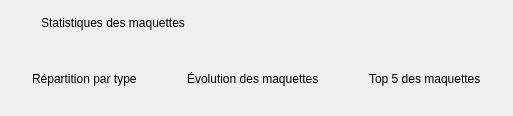
                  <widget class="QFrame" name="carteStats">
                   <property name="role" stdset="0">
                    <string>carte</string>
                   </property>
                   <layout class="QVBoxLayout" name="layoutCarteStats">
                    <property name="leftMargin">
                     <number>0</number>
                    </property>
                    <property name="topMargin">
                     <number>0</number>
                    </property>
                    <property name="rightMargin">
                     <number>0</number>
                    </property>
                    <property name="bottomMargin">
                     <number>0</number>
                    </property>
                    <property name="spacing">
                     <number>0</number>
                    </property>
                    <item>
                     <widget class="QFrame" name="enteteStats">
                      <property name="role" stdset="0">
                       <string>entete</string>
                      </property>
                      <property name="minimumSize">
                       <size>
                        <width>0</width>
                        <height>46</height>
                       </size>
                      </property>
                      <property name="maximumSize">
                       <size>
                        <width>16777215</width>
                        <height>46</height>
                       </size>
                      </property>
                      <layout class="QHBoxLayout" name="layoutEnteteStats">
                       <property name="leftMargin">
                        <number>20</number>
                       </property>
                       <property name="topMargin">
                        <number>0</number>
                       </property>
                       <property name="rightMargin">
                        <number>14</number>
                       </property>
                       <property name="bottomMargin">
                        <number>0</number>
                       </property>
                       <property name="spacing">
                        <number>14</number>
                       </property>
                       <item>
                        <widget class="QLabel" name="iconeStats">
                         <property name="text">
                          <string/>
                         </property>
                        </widget>
                       </item>
                       <item>
                        <widget class="QLabel" name="titreStats">
                         <property name="text">
                          <string>Statistiques des maquettes</string>
                         </property>
                         <property name="role" stdset="0">
                          <string>titreCarte</string>
                         </property>
                        </widget>
                       </item>
                       <item>
                        <spacer name="spacerEnteteStats">
                         <property name="orientation">
                          <enum>Qt::Horizontal</enum>
                         </property>
                         <property name="sizeHint" stdset="0">
                          <size>
                           <width>20</width>
                           <height>20</height>
                          </size>
                         </property>
                        </spacer>
                       </item>
                      </layout>
                     </widget>
                    </item>
                    <item>
                     <widget class="QWidget" name="corpsStats">
                      <property name="role" stdset="0">
                       <string>corps</string>
                      </property>
                      <layout class="QHBoxLayout" name="layoutCorpsStats" stretch="37,41,38">
                       <property name="leftMargin">
                        <number>16</number>
                       </property>
                       <property name="topMargin">
                        <number>14</number>
                       </property>
                       <property name="rightMargin">
                        <number>16</number>
                       </property>
                       <property name="bottomMargin">
                        <number>14</number>
                       </property>
                       <property name="spacing">
                        <number>18</number>
                       </property>
                       <item>
                        <widget class="QFrame" name="blocType">
                         <property name="role" stdset="0">
                          <string>blocStat</string>
                         </property>
                         <layout class="QVBoxLayout" name="layout_blocType">
                          <property name="leftMargin">
                           <number>16</number>
                          </property>
                          <property name="topMargin">
                           <number>12</number>
                          </property>
                          <property name="rightMargin">
                           <number>16</number>
                          </property>
                          <property name="bottomMargin">
                           <number>10</number>
                          </property>
                          <item>
                           <widget class="QLabel" name="titre_blocType">
                            <property name="text">
                             <string>Répartition par type</string>
                            </property>
                            <property name="role" stdset="0">
                             <string>titreStat</string>
                            </property>
                           </widget>
                          </item>
                          <item>
                           <widget class="DonutChart" name="chartType"/>
                          </item>
                         </layout>
                        </widget>
                       </item>
                       <item>
                        <widget class="QFrame" name="blocEvolution">
                         <property name="role" stdset="0">
                          <string>blocStat</string>
                         </property>
                         <layout class="QVBoxLayout" name="layout_blocEvolution">
                          <property name="leftMargin">
                           <number>16</number>
                          </property>
                          <property name="topMargin">
                           <number>12</number>
                          </property>
                          <property name="rightMargin">
                           <number>16</number>
                          </property>
                          <property name="bottomMargin">
                           <number>10</number>
                          </property>
                          <item>
                           <widget class="QLabel" name="titre_blocEvolution">
                            <property name="text">
                             <string>Évolution des maquettes</string>
                            </property>
                            <property name="role" stdset="0">
                             <string>titreStat</string>
                            </property>
                           </widget>
                          </item>
                          <item>
                           <widget class="LineChart" name="chartEvolution"/>
                          </item>
                         </layout>
                        </widget>
                       </item>
                       <item>
                        <widget class="QFrame" name="blocTop">
                         <property name="role" stdset="0">
                          <string>blocStat</string>
                         </property>
                         <layout class="QVBoxLayout" name="layout_blocTop">
                          <property name="leftMargin">
                           <number>16</number>
                          </property>
                          <property name="topMargin">
                           <number>12</number>
                          </property>
                          <property name="rightMargin">
                           <number>16</number>
                          </property>
                          <property name="bottomMargin">
                           <number>10</number>
                          </property>
                          <item>
                           <widget class="QLabel" name="titre_blocTop">
                            <property name="text">
                             <string>Top 5 des maquettes</string>
                            </property>
                            <property name="role" stdset="0">
                             <string>titreStat</string>
                            </property>
                           </widget>
                          </item>
                          <item>
                           <widget class="BarChart" name="chartTop"/>
                          </item>
                         </layout>
                        </widget>
                       </item>
                      </layout>
                     </widget>
                    </item>
                   </layout>
                  </widget>
